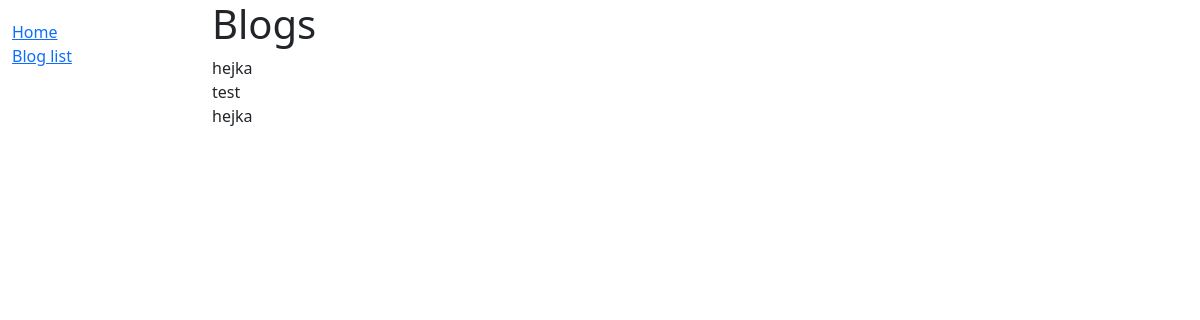
/blog/, run on an earlier commit of the app's database.
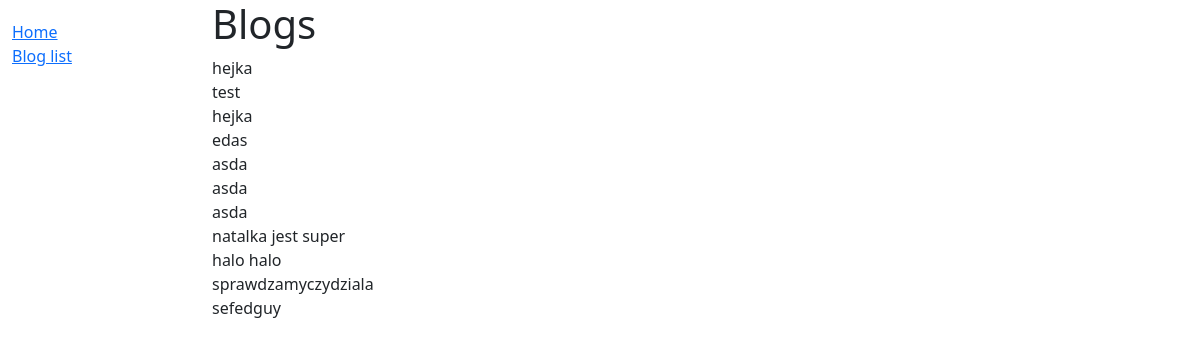
And on a later commit of the database.
### blog/models.py (models this page shows)
class Blog(models.Model):
    id = models.UUIDField(primary_key=True, default=uuid.uuid4)
    title = models.CharField(max_length=50)
    author = models.ForeignKey(User,on_delete=models.SET_NULL, null=True)
    text = models.CharField(max_length=5000)
    genre = models.ForeignKey(Genre, on_delete=models.SET_NULL, null=True, to_field='genre')
    date = datetime.now()

### blog/views.py (the view)
# urls.py: path('', index, name='index'),
def index(request):
    blog_list = Blog.objects.all
    content = {
        'blog_list':blog_list
        }
    return render(request, 'index.html', content)

### blog/templates/index.html (shortened to what this page needs)
{% extends 'base.html' %}
{% block content%}
    <h1>Blogs</h1>
   <div>hejka </div>
    {% for content in blog_list%}
        <div>{{ content.title }}</div>
    {% endfor %}
{% endblock %}

What changed in the data, as far as the page shows it:
added Blog: title "edas"
added Blog: title "asda"
added Blog: title "asda"
added Blog: title "asda"
added Blog: title "natalka jest super"
added Blog: title "halo halo"
added Blog: title "sprawdzamyczydziala"
added Blog: title "sefedguy"
